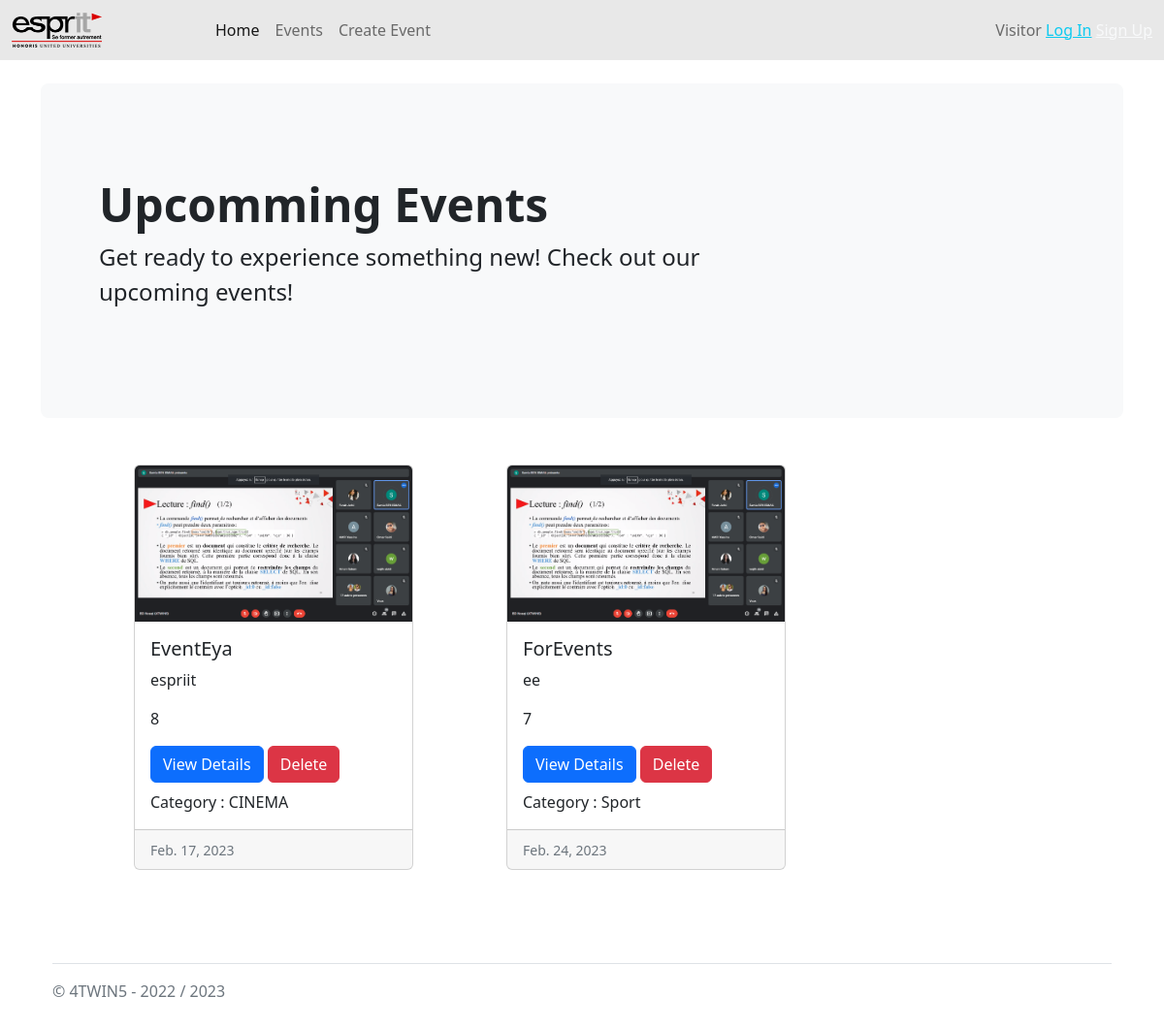
/events/listEvent, run on an earlier commit of the app's database.
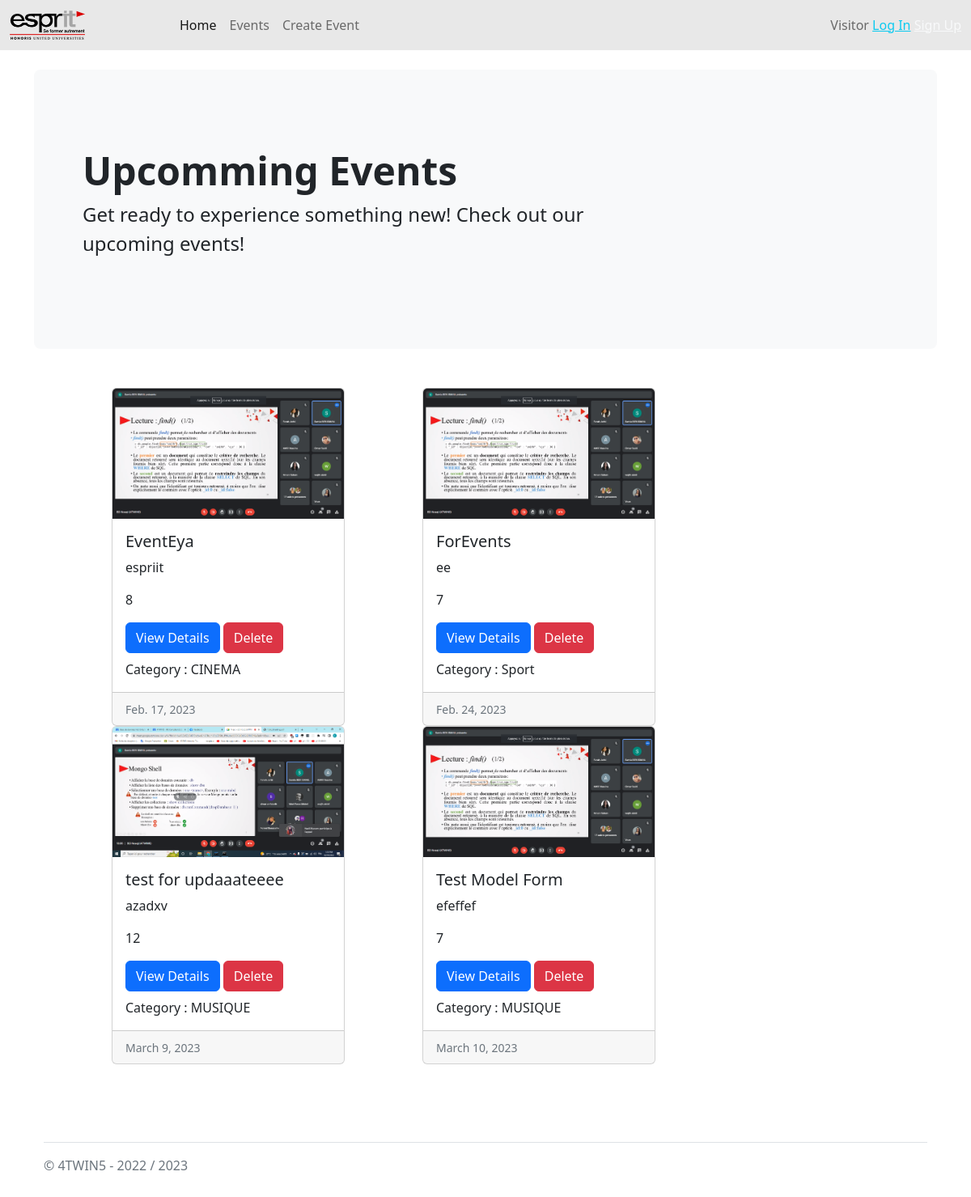
And on a later commit of the database.
### events/models.py (models this page shows, shortened)
class Event(models.Model):
    title = models.CharField('TITLE',max_length=255)
    description = models.TextField()
    image = models.ImageField(upload_to='images')
    CHOIX=(
        ('MUSIQUE','MUSIQUE'),
        ('CINEMA','CINEMA'),
        ('Sport','Sport')
    )
    category = models.CharField('cat', choices=CHOIX ,max_length=8)
    state = models.BooleanField(default=False)
    nbe_participant= models.IntegerField(default=0, validators=[MinValueValidator(limit_value=6)])
    evt_date=models.DateField()
    created_at = models.DateTimeField(auto_now_add=True)
    updated_at = models.DateTimeField(auto_now=True)
    organise= models.ForeignKey( Person, on_delete=models.CASCADE)
    participations = models.ManyToManyField(
        Person,
        related_name='participations',
        through='Participation'
    )
    class Meta:
        constraints=[
                models.CheckConstraint(
                check= models.Q(
                    evt_date__gte=date.today()
                ),
                name='the event date is invalid'
            ),
        ]

### events/views.py (the view)
# urls.py: path('listEvent', renderListEvent, name="List"),
def renderListEvent(req):
    list = Event.objects.filter(state=True)
    return render(req, 'events/list.html',{'events':list})

### p1/templates/events/list.html
{% extends 'base.html' %}
{% block content %}
      <div>
        <div class="d-flex m-5 flex-wrap">
          {% for e in events %}
          <div class="card mx-5" style="width: 18rem">
            <img src="{{ e.image.url }}" class="card-img-top" alt="..." />
            <div class="card-body">
              <h5 class="card-title">{{e.title}}</h5>
              <p class="card-text">{{e.description}}</p>
              <p class="card-text">{{e.nbe_participant}}</p>
              <a href="{% url 'event_datails' e.id %}" class="btn btn-primary"
                >View Details</a
              >
              <a href="{% url 'delete_event_view' e.id %}" class="btn btn-danger"
                >Delete</a
              >
              <p class="card-text mt-2">Category : {{e.category}}</p>
            </div>
            <div class="card-footer">
              <small class="text-muted">{{e.evt_date}}</small>
            </div>
          </div>
          {% endfor %}
        </div>
      </div>
{% endblock content %}

What changed in the data, as far as the page shows it:
now on this page (row edited): Event: image (picture), title "test for updaaateeee", description "azadxv", nbe_participant "12", category "MUSIQUE", evt_date "March 9, 2023"
added Event: image (picture), title "Test Model Form", description "efeffef", nbe_participant "7", category "MUSIQUE", evt_date "March 10, 2023"
